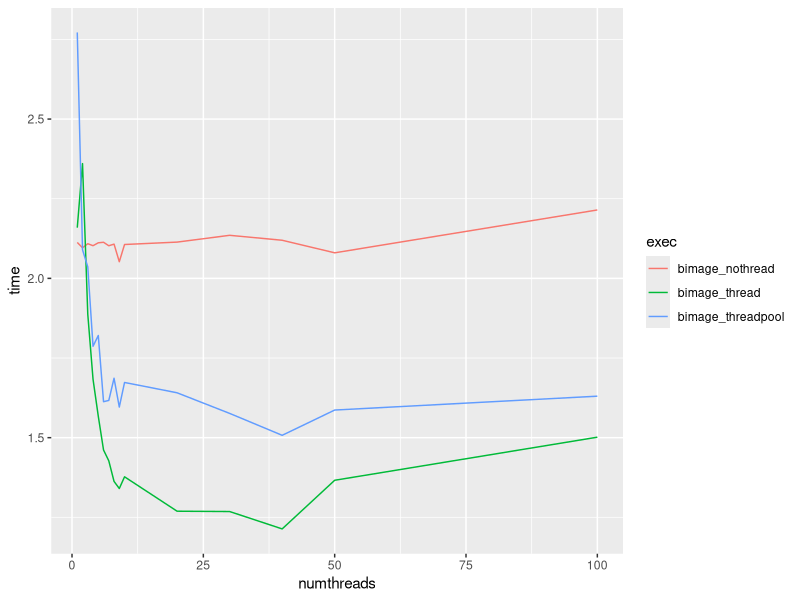
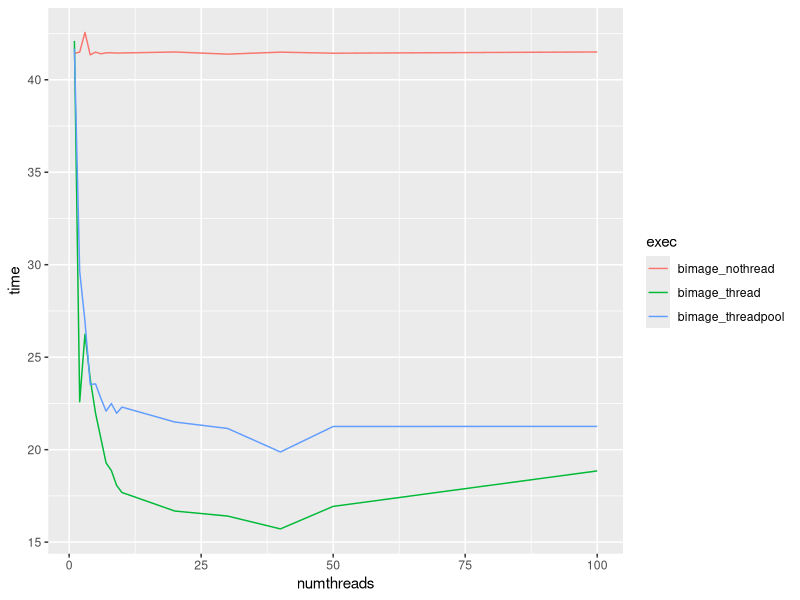
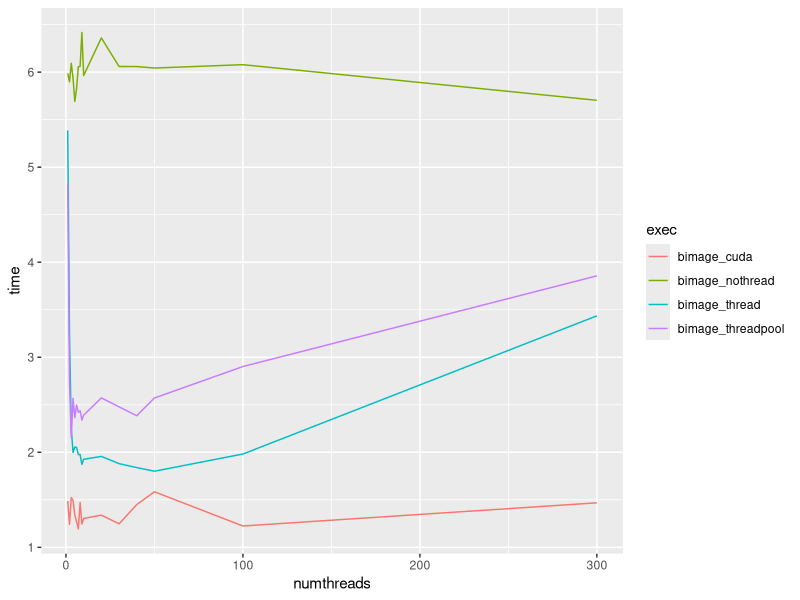

The R source for these figures, in order:
library("ggplot2")

wash_frames60 <- read.csv("wash_frames60.csv")
wash_frames1200 <- read.csv("wash_frames1200.csv")
jetson_frames60 <- read.csv("jetson_frames60.csv")

png("wash_frames60.png", width=1600, height=900, res=300)
ggplot(wash_frames60, aes(x=numthreads, y=time, col=exec)) +
  geom_line()

png("wash_frames1200.png", width=1600, height=900, res=300)
ggplot(wash_frames1200, aes(x=numthreads, y=time, col=exec)) +
  geom_line()

png("jetson_frames60.png", width=1600, height=900, res=300)
ggplot(jetson_frames60, aes(x=numthreads, y=time, col=exec)) +
  geom_line()

dev.off()
